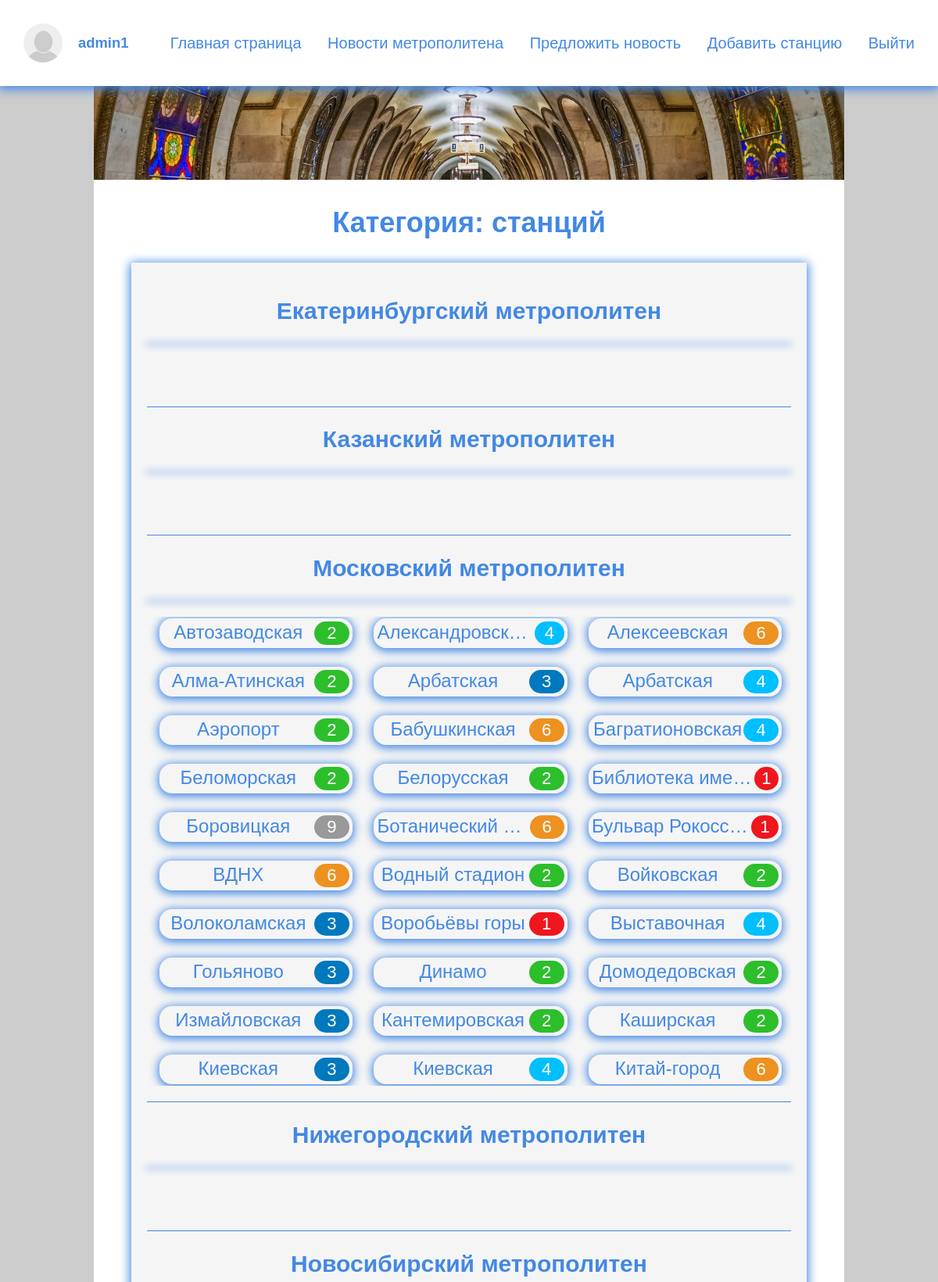
The page /wiki/station/ (signed in, upper part) on the database as committed earlier.
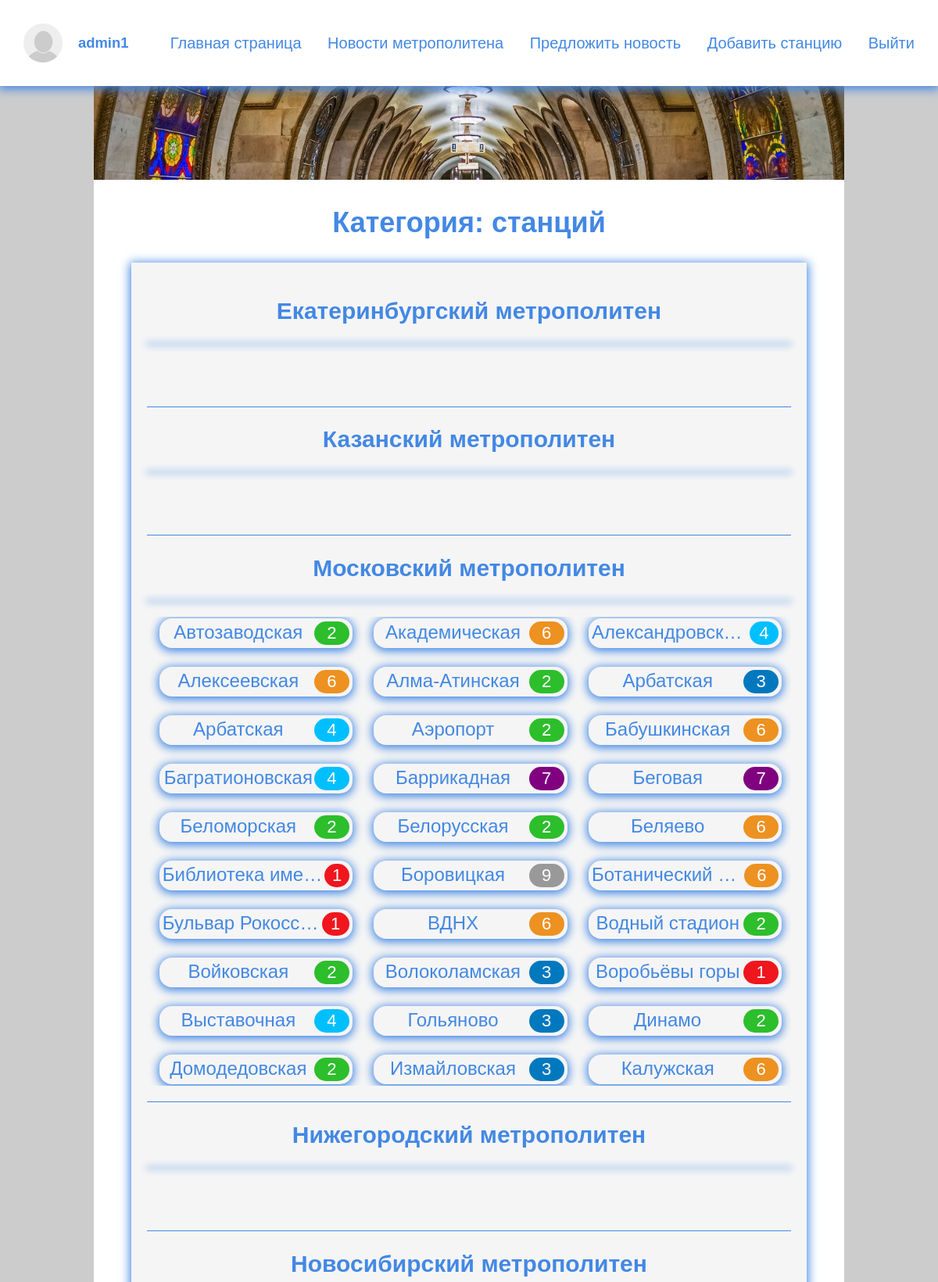
The same page on the database as committed later.
### metro_wiki/models.py (models this page shows, shortened)
class City(models.Model):
    title = models.CharField(max_length=100, blank=False, verbose_name='Название метрополитена')
    slug = models.CharField(max_length=100, blank=False, unique=True, verbose_name='Ссылка')
    image = models.ImageField(upload_to='images/%Y/%M/%D', blank=True, verbose_name='Картинка')
    content = RichTextField(blank=True, null=True, verbose_name='Текст', config_name='extends')
    class Meta:
        verbose_name = 'Город'
        verbose_name_plural = 'Города'
        ordering = ['title']

class Station(models.Model):
    STATUS_TYPE = (
        ('Эксплуатируется', '🚇 Эксплуатируется'),
        ('Строится', '🛠️ Строится'),
        ('Проектируется', '✏ Проектируется'),
        ('Планируется', '📄 Планируется'),
        ('Закрыта', '🔒 Закрыта'),
    )
    PATH_TYPE = (
        ('Эксплуатируется', '🚇 Эксплуатируется'),
        ('Строится', '🛠️ Строится'),
        ('Ничего', 'Ничего'),
    )
    PATH_DIRECTION = (
        ('Основной путь', 'Основной путь'),
        ('Ответвление', 'Ответвление'),
        ('Начало ответвления', 'Начало ответвления'),
        ('Конец ответвления', 'Конец ответвления'),
    )
    title = models.CharField(max_length=100, blank=False, verbose_name='Название станций')
    slug = models.CharField(max_length=100, blank=False, unique=True, verbose_name='Ссылка')
    content = RichTextField(blank=True, null=True, verbose_name='Текст', config_name='extends')
    index = models.IntegerField(default=1, verbose_name='Номер станций (север-юг/восток-запад)')
    transfer = models.ManyToManyField('Station', blank=True, related_name='+', verbose_name='Пересадки')
    path_direction = models.CharField(max_length=200, choices=PATH_DIRECTION,
                                      default='Основной путь', verbose_name='Тип пути')
    prev_path = models.CharField(max_length=200, choices=PATH_TYPE,
                                 default='Эксплуатируется', verbose_name='Путь к предыдущей станций')
    status = models.CharField(max_length=200, choices=STATUS_TYPE, default='Эксплуатируется', verbose_name='Статус')
    next_path = models.CharField(max_length=200, choices=PATH_TYPE,
                                 default='Эксплуатируется', verbose_name='Путь к следующей станций')
    line = models.ForeignKey(Line, on_delete=models.PROTECT, verbose_name='Линия')
    image = models.ImageField(upload_to='images/%Y/%M/%D', blank=True, verbose_name='Картинка')
    def get_absolute_url(self):
        return reverse('station', kwargs={'station_slug': self.slug})
    class Meta:
        verbose_name = 'Станция'
        verbose_name_plural = 'Станций'
        ordering = ['index', 'title']

class Line(models.Model):
    title = models.CharField(max_length=100, blank=False, verbose_name='Название линий')
    slug = models.CharField(max_length=100, blank=False, unique=True, verbose_name='Ссылка')
    content = RichTextField(blank=True, null=True, verbose_name='Текст', config_name='extends')
    number = models.CharField(max_length=3, blank=True, verbose_name='Номер линий')
    color_text = ColorField(default='#FFFFFF', verbose_name='Цвет текста')
    color = ColorField(default='#EF161E', verbose_name='Цвет')
    city = models.ForeignKey(City, on_delete=models.PROTECT, verbose_name='Город')
    image = models.ImageField(upload_to='images/%Y/%M/%D', blank=True, verbose_name='Картинка')
    class Meta:
        verbose_name = 'Линия'
        verbose_name_plural = 'Линии'
        ordering = ['number', 'title']

### metro_wiki/views.py (the view)
# urls.py: path('station/', Stations.as_view(), name='stations'),
class Stations(DataMixin, ListView):
    model = Station
    template_name = 'wiki/categories/stations.html'
    context_object_name = 'stations'
    def get_context_data(self, *, object_list=None, **kwargs):
        context = super().get_context_data(**kwargs)
        context['cities'] = City.objects.all
        context['stations'] = Station.objects.order_by('title', 'line')
        c_def = self.get_user_context(title='Станций')
        return dict(list(context.items()) + list(c_def.items()))

### main_page/utils.py (called while the page is built)
    def get_user_context(self, **kwargs):
        context = kwargs
        user_menu = menu.copy()
        if not self.request.user.is_authenticated:
            user_menu.pop(-1)
        if self.request.user.is_staff:
            user_menu.append({'title': 'Добавить станцию', 'url_name': 'add_station'})
        context['menu'] = user_menu
        context['cats'] = cats
        return context

### metro_wiki/templates/wiki/categories/stations.html (shortened to what this page needs)
{% extends 'main_page/base.html' %}
{% load static %}
{% block content %}
<main class="content post_style">
    <section class="wrap_post">
        <img class="preview_img" src="{% static 'images/stations.jpg' %}" alt="cities_image">
        <h1 class="cat_title">Категория: станций</h1>
        <ul class="cities_line_list">
            {% for city in cities %}
            <li>
                <h1>{{ city.title }}</h1>
                <ul class="vertical_station_cat_list">
                    {% for st in stations %}
                    {% if st.line.city == city %}
                    <li class="stations_element">
                        <a href="{{ st.get_absolute_url }}">
                            <button class="st_button">
                                <span>{{ st.title | truncatechars:50 }}</span>
                                <p class="circle_line" style="color: {{ st.line.color_text }};
                                 background: {{ st.line.color }};">{{ st.line.number }}</p>
                            </button>
                        </a>
                    </li>
                    {% endif %}
                    {% endfor %}
                </ul>
                <hr class="hr-line">
            </li>
            {% endfor %}
        </ul>
    </section>
</main>
{% endblock %}

### main_page/templates/main_page/navbar.html
{% load static %}
<header class="menu">
    <section class="wrap_navbar">
        <ul class="navbar">
            {% if request.user.is_authenticated %}
            <li class="logo">
                <a href="{% url 'account' %}">
                    <img src="{{ user.image.url }}" alt="{{ user.username }}" class="avatar">
                    <p>{{ user.username }}</p>
                </a>
            </li>
            {% else %}
            <li class="logo"><a href="{% url 'main' %}">MetroPedia</a></li>
            {% endif %}
            {% for m in menu %}
            <li><a href="{% url m.url_name %}">{{ m.title }}</a></li>
            {% endfor %}
            {% if request.user.is_authenticated %}
                <li><a href="{% url 'logout' %}">Выйти</a></li>
            {% else %}
                <li>
                    <a href="{% url 'register' %}">Регистрация</a> |
                    <a href="{% url 'login' %}">Войти</a>
                </li>
            {% endif %}
        </ul>
    </section>
</header>

Rows that differ between the two databases and show on the page:
computed for City "Московский метрополитен": loses Station (title "Кантемировская", line.number "2"); loses Station (title "Каширская", line.number "2"); loses Station (title "Киевская", line.number "3"); loses Station (title "Киевская", line.number "4"); loses Station (title "Китай-город", line.number "6")
added Station: title "Академическая", line.number "6", shown under City "Московский метрополитен"
added Station: title "Баррикадная", line.number "7", shown under City "Московский метрополитен"
added Station: title "Беговая", line.number "7", shown under City "Московский метрополитен"
added Station: title "Беляево", line.number "6", shown under City "Московский метрополитен"
added Station: title "Калужская", line.number "6", shown under City "Московский метрополитен"
